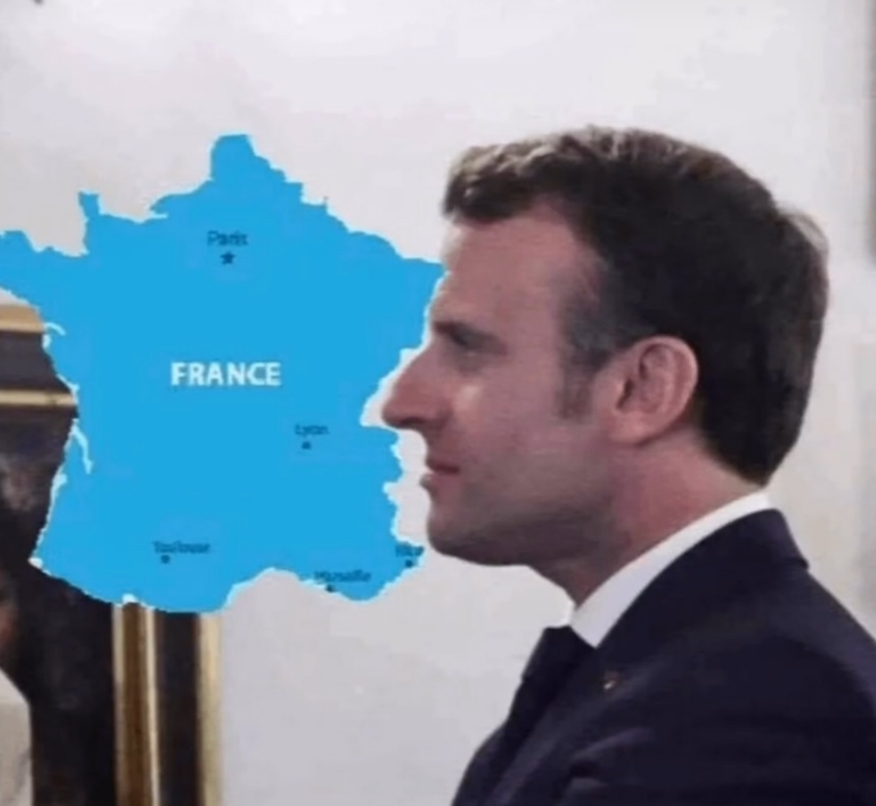
#> input picture images/france.png, 876 x 806 px, shrunk from 1080 x 994 before the run
$ jupyter execute main.ipynb
#> lines starting #> are read from the running program, lines starting #| are printed output that depends on the picture
<h2>This is implementation of Robust Real-Time Face Detection paper by P. Viola and M. Jones</h2>

<h3>This is implementation of the algorithm using ready library cv2 providing useful features for image processing and feature detection.</h3>

<h4>The paper consists of 3 similar contributions: efficient weak classifier built with AdaBoost.
The second part is called integral image which allows for a very fast feature analysis.
The third is combining method to create cascade structure for dramatically increasing speed of detector.</h4>

[cell 1]
import cv2
import matplotlib.pyplot as plt

face_cascade = cv2.CascadeClassifier(cv2.data.haarcascades + 'haarcascade_frontalface_default.xml')

image_path = './images/france.png'
img = cv2.imread(image_path)
#> img is the input picture: shape (806, 876, 3); mean B, G, R 154, 137.6, 119.1
gray = cv2.cvtColor(img, cv2.COLOR_BGR2GRAY)
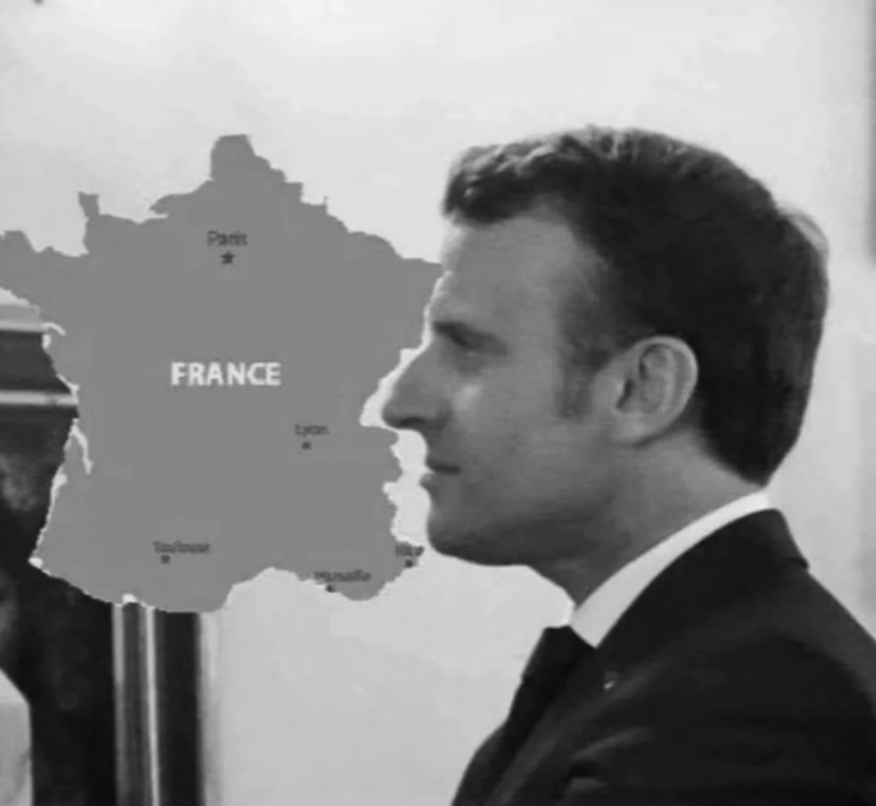
#> gray: shape (806, 876); min 9, max 245, mean 133.9

faces = face_cascade.detectMultiScale(
    gray,
    scaleFactor=1.1,
    minNeighbors=5,
    minSize=(30, 30),
    flags=cv2.CASCADE_SCALE_IMAGE
)
#> faces = ()

for (x, y, w, h) in faces:
    cv2.rectangle(img, (x, y), (x + w, y + h), (255, 0, 0), 2)
#> this loop made 0 passes

plt.imshow(cv2.cvtColor(img, cv2.COLOR_BGR2RGB))
plt.axis('off')
plt.show()
